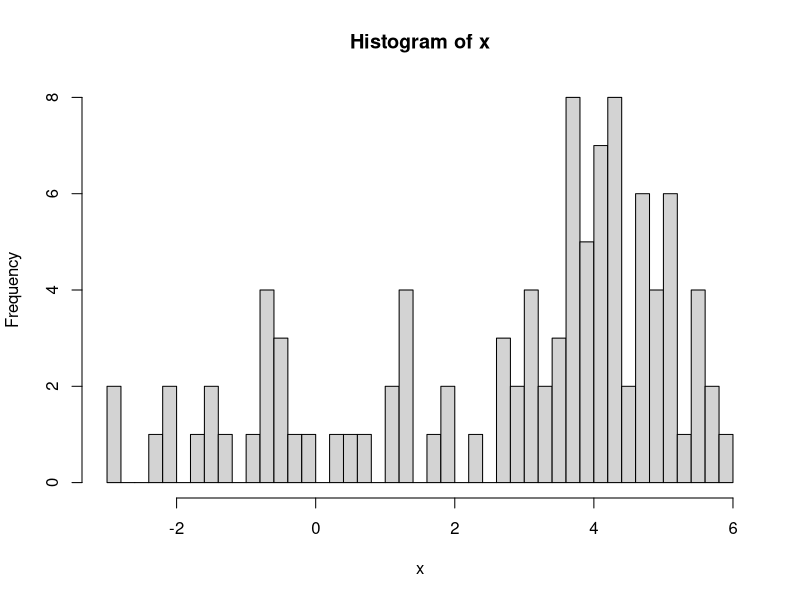

Here is the R script that generated this plot: (Note: this script raises an error after producing the figure.)
set.seed(1900)
n = 100

true_theta_1 = 0
true_theta_2 = 4
true_sigsq_1 = 2
true_sigsq_2 = 1
true_rho = 0.3


x = c(rnorm(n * true_rho, true_theta_1, sqrt(true_sigsq_1)), rnorm(n * (1 - true_rho), true_theta_2, sqrt(true_sigsq_2)))

par(mfrow = c(1, 1))
hist(x, br = 50) #plot

#chains
S = 10000
theta1s = array(NA, S)
theta2s = array(NA, S)
sigsq1s = array(NA, S)
sigsq2s = array(NA, S)
rhos = array(NA, S)
#start positions
theta1s[1] = mean(x)
theta2s[1] = mean(x)
sigsq1s[1] = var(x)
sigsq2s[1] = var(x)
rhos[1] = 0.5

for (t in 2 : S){
  m = ms[t - 1]
  lambda1 = rgamma(1, alpha + sum(x[1 : m]), m + beta)
  lambda2 = rgamma(1, alpha + sum(x[(m + 1) : n]), n - m + beta)
  
  #now we need to calculate all the m dist
  ln_p_m = function(m){
    if (m == 0){			
      sum(x[1 : n]) * log(lambda2)
    } else if (m == n){
      (lambda2 - lambda1) * m + sum(x[1 : m]) * log(lambda1)
    } else {
      (lambda2 - lambda1) * m + sum(x[1 : m]) * log(lambda1) + sum(x[(m + 1) : n]) * log(lambda2)
    }			
  }
  ln_m_dist = array(NA, n - 1)
  for (m in 1 : (n - 1)){
    ln_m_dist[m] = ln_p_m(m)
  }
  ln_m_dist	
  ln_m_dist = ln_m_dist - max(ln_m_dist)
  m_dist = exp(ln_m_dist) / sum(exp(ln_m_dist))
  
  
  lambda1s[t] = lambda1
  lambda2s[t] = lambda2
  ms[t] = sample(1 : (n - 1), 1, prob = m_dist)
}



###assess convergence
par(mfrow = c(3, 1))
S0 = 100
plot(1 : S0, lambda1s[1 : S0])
abline(h = mean(lambda1s[B : S0]), col = "blue")
abline(h = true_lambda_1, col = "red")
abline(v = B, col = "grey")

plot(1 : S0, lambda2s[1 : S0])
abline(h = mean(lambda2s[B : S0]), col = "blue")
abline(h = true_lambda_2, col = "red")
abline(v = B, col = "grey")

plot(1 : S0, ms[1 : S0])
abline(h = mean(ms[B : S0]), col = "blue")
abline(h = sqrt(true_m), col = "red")
abline(v = B, col = "grey")
#plot
B = 10

##assess autocorrelation

par(mfrow = c(3, 1))
Kmax = 10
acf(lambda1s[B : S], xlim = c(0, Kmax))
acf(lambda2s[B : S], xlim = c(0, Kmax))
acf(ms[B : S], xlim = c(0, Kmax))
T = 5
#plot

#burn and thin
lambda1s = lambda1s[B : S]
lambda1s = lambda1s[seq(1, S - B, by = T)]
lambda2s = lambda2s[B : S]
lambda2s = lambda2s[seq(1, S - B, by = T)]
ms = ms[B : S]
ms = ms[seq(1, S - B, by = T)]


#look at posteriors with post-exp at 95% CI
par(mfrow = c(3, 1))


hist(lambda1s, br = 500)
abline(v = mean(lambda1s), col = "blue", lwd = 3)
abline(v = quantile(lambda1s, 0.025), col = "grey", lwd = 3)
abline(v = quantile(lambda1s, 0.975), col = "grey", lwd = 3)
abline(v = true_lambda_1, col = "red", lwd = 3)

hist(lambda2s, br = 500)
abline(v = mean(lambda2s), col = "blue", lwd = 3)
abline(v = quantile(lambda2s, 0.025), col = "grey", lwd = 3)
abline(v = quantile(lambda2s, 0.975), col = "grey", lwd = 3)
abline(v = true_lambda_2, col = "red", lwd = 3)

hist(ms, br = 500)
abline(v = mean(ms), col = "blue", lwd = 3)
abline(v = quantile(ms, 0.025), col = "grey", lwd = 3)
abline(v = quantile(ms, 0.975), col = "grey", lwd = 3)
abline(v = true_m, col = "red", lwd = 3)
#plot
